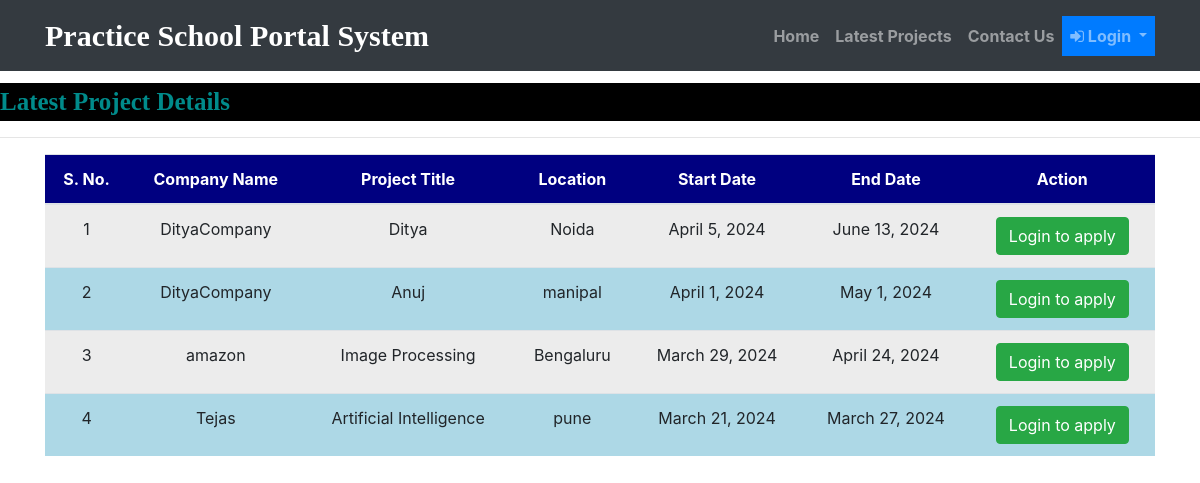
The page /latest_jobs on the database its author committed.
### job/models.py (models this page shows, shortened)
class Job(models.Model):
    recruiter = models.ForeignKey(Company ,on_delete=models.CASCADE)
    start_date = models.DateField()
    end_date = models.DateField()
    title = models.CharField(max_length=50)
    salary = models.FloatField(max_length=10)
    image = models.FileField()
    description = models.CharField(max_length=300)
    experience = models.IntegerField(max_length=100)
    location = models.CharField(max_length=20)
    skills = models.CharField(max_length=100)
    creationdate = models.DateField()

class Company(models.Model):
    user = models.ForeignKey(User,on_delete=models.CASCADE)
    mobile = models.CharField(max_length=10,null=True)
    image = models.FileField(null=True)
    gender = models.CharField(max_length=10,null=True)
    company = models.CharField(max_length=50, null=True)
    type = models.CharField(max_length=10,null=True)
    status = models.CharField(max_length=20, null=True)

### job/views.py (the view)
# urls.py: path('latest_jobs', job.views.latest_jobs, name="latest_jobs"),
def latest_jobs(request):
    job = Job.objects.all().order_by('-start_date')
    d = {'job':job}
    return render(request, "latest_jobs.html",d)

### job/templates/latest_jobs.html (shortened to what this page needs)
{% load static %}
{% block body %}
{% include 'navigation.html' %}
<marquee style="font-family: 'Monotype Corsiva'; font-size: 25px; color: darkcyan; background-color: black; font-weight: bold; margin-top: 1%">
    Latest Project Details
</marquee>
<hr>
<div class="container">
    <table class="table table-hover" id="example">
        <thead>
        <tr style="background-color: #000080; color: white">
            <th>S. No.</th>
            <th>Company Name</th>
            <th>Project Title</th>
            <th>Location</th>
            <th>Start Date</th>
            <th>End Date</th>
            <th>Action</th>
        </tr>
        </thead>
        <tbody>
        {% for i in job %}
        <tr>
            <td>{{ forloop.counter }}</td>
            <td>{{ i.recruiter.company }}</td>
            <td>{{ i.title }}</td>
            <td>{{ i.location }}</td>
            <td>{{ i.start_date }}</td>
            <td>{{ i.end_date }}</td>
            <td><a href="{% url 'user_login' %}" class="btn btn-success">Login to apply</a></td>
        </tr>
        {% endfor %}
        </tbody>
    </table>
</div>
{% endblock body %}

### job/templates/latest_jobs.html (style rules this page uses)
body { background-color: white; }
tr:nth-child(even) { background-color: #ADD8E6; }
tr:nth-child(odd) { background-color: #ECECEC; }
tr { text-align: center; }

### rows shown on the page
Job: recruiter.company "DityaCompany", title "Ditya", location "Noida", start_date "April 5, 2024", end_date "June 13, 2024"
Job: recruiter.company "DityaCompany", title "Anuj", location "manipal", start_date "April 1, 2024", end_date "May 1, 2024"
Job: recruiter.company "amazon", title "Image Processing", location "Bengaluru", start_date "March 29, 2024", end_date "April 24, 2024"
Job: recruiter.company "Tejas", title "Artificial Intelligence", location "pune", start_date "March 21, 2024", end_date "March 27, 2024"
